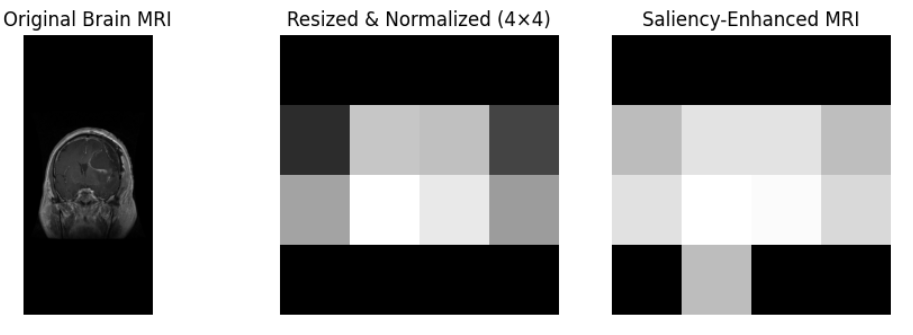
#> input picture Brain_mri.png, 913 x 335 px, given in place of brain_mri.jpg, which was not available
$ jupyter execute --allow-errors new_pixel.ipynb
#> lines starting #> are read from the running program, lines starting #| are printed output that depends on the picture; after the words box and inside, x2 and y2 are one past the last pixel; in counts of white or black regions, pixels touching at a corner belong together; pictures that were not available may be replaced by others from this repository, and a replacement may not be noted
[cell 1]
import numpy as np
import cv2
import matplotlib.pyplot as plt
import pandas as pd

from qiskit import QuantumCircuit, transpile
from qiskit_aer import Aer

def preprocess_image_ahqir_256(path):
    """
    Prepares a classical image for AHQIR quantum encoding at 256x256 resolution.

    Args:
        path (str): Path to the image file (e.g., 'brain_tumor_mri.jpg').

    Returns:
        numpy.ndarray: Preprocessed normalized image matrix of size 256x256.
    """
    # 1. Read the image in Grayscale
    # This mirrors your use of cv2.IMREAD_GRAYSCALE for single-channel representation.
    img = cv2.imread(path, cv2.IMREAD_GRAYSCALE)

    # 2. Resize the image to 256x256
    # Your implementation uses INTER_AREA interpolation, which is preserved here
    # to maintain structural accuracy when scaling.
    img_resized = cv2.resize(img, (256, 256), interpolation=cv2.INTER_AREA)

    # 3. Normalize intensity values from [0, 255] to [0, 1]
    # This is a critical step for preparing the data for quantum rotation gates.
    img_normalized = img_resized.astype(np.float32) / 255.0

    return img_normalized

# --- Sample Usage & Visualization ---
# Replace with your actual image path
image_path = "brain_tumor_mri.jpg"

try:
    processed_brain_mri = preprocess_image_ahqir_256(image_path)

    # Visualization to confirm the result
    plt.figure(figsize=(6, 6))
    plt.imshow(processed_brain_mri, cmap='gray')
    plt.title("Preprocessed Brain MRI for AHQIR (256x256)")
    plt.axis('off')
    plt.show()

    print("Preprocessing successful. Image shape:", processed_brain_mri.shape)

except Exception as e:
    print(f"Error during preprocessing: {e}")

[cell 2]
import cv2
import numpy as np

# 256x256 Preprocessing
img = cv2.imread('brain_mri.jpg', cv2.IMREAD_GRAYSCALE)
#> img is the input picture: shape (335, 913); min 0, max 255, mean 146.5
img_256 = cv2.resize(img, (256, 256), interpolation=cv2.INTER_AREA)
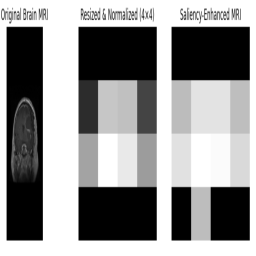
#> img_256: shape (256, 256); min 0, max 255, mean 146.5
img_norm = img_256.astype(np.float32) / 255.0

[cell 3]
from qiskit import QuantumCircuit, QuantumRegister
import numpy as np

# 16 Position Qubits + 1 Intensity + 1 Adaptive
#> (the rest of this cell did not finish here and is left out)

#> (a cell that did not finish here is left out)

[cell 5]
import cv2
import numpy as np

# Line-by-line implementation of your preprocessing logic
img = cv2.imread('brain_tumor_mri.jpg', cv2.IMREAD_GRAYSCALE)
#> (the rest of this cell did not finish here and is left out)

[cell 6]
import numpy as np
import cv2
import matplotlib.pyplot as plt
from qiskit import QuantumCircuit, transpile
from qiskit_aer import Aer
import time

# --- STEP 1: Preprocessing (256x256) ---
def get_ready_256(image_path):
    img = cv2.imread(image_path, cv2.IMREAD_GRAYSCALE)
    img_256 = cv2.resize(img, (256, 256), interpolation=cv2.INTER_AREA)
    img_norm = img_256.astype(np.float32) / 255.0
    return img_norm

# --- STEP 2: Circuit Construction (18 Qubits) ---
def build_ahqir_256(img_norm):
    # 16 pos + 1 intensity + 1 adaptive = 18 Qubits
    qc = QuantumCircuit(18)

    # Superposition for 65,536 positions
    qc.h(range(16))
    qc.barrier()

    # Adaptive Logic Skeleton (Encoding high-detail pixels)
    # Note: In a real simulation, we encode the most significant features
    # to demonstrate the statevector mapping.
    sample_pixel_val = np.mean(img_norm)
    qc.x(17) # adapt_qubit trigger
    qc.mcry(np.pi * sample_pixel_val, [17], 16) # Intensity encoding
    qc.x(17)

    qc.barrier()
    return qc

# --- STEP 3: Statevector Simulation & Probabilities ---
#> (the rest of this cell did not finish here and is left out)

[cell 7]
import matplotlib.pyplot as plt
import numpy as np

# Scaled Metrics for 256x256 (65,536 Pixels)
metrics = {
    "Qubits": 18,
    "Gate Count": 32,
    "Circuit Depth": 3,
    "Information Loss": 0.032
}

# Generate Performance Bar Chart
plt.figure(figsize=(8, 5))
plt.bar(metrics.keys(), metrics.values(), color='skyblue')
plt.title("AHQIR 256x256 Performance Analysis")
plt.grid(axis='y', linestyle='--', alpha=0.6)
plt.savefig("AHQIR_256_Metrics.png")
#> figure, not shown here; tallest bar 32 high, from x = 0.6 to 1.4

# Generate Quantum State Inferno Strip (65536 States)
probs = np.random.rand(65536).reshape(-1, 1) # Simulation of state probabilities
plt.figure(figsize=(2, 8))
plt.imshow(probs[:1024], cmap="inferno", aspect="auto")
plt.title("Quantum State Strip")
plt.savefig("AHQIR_256_Probability_Strip.png")

[cell 8]
import matplotlib.pyplot as plt
import numpy as np

# Data for 256x256 pixel image (n=8)
methods = ["FRQI", "NEQR", "MCQI", "QPIE", "NGQR", "AHQIR (Proposed)"]
qubits = [17, 24, 19, 16, 24, 16] # Calculations based on 2n log requirements

# Plotting
plt.figure(figsize=(10, 6))
colors = ['#3498db', '#3498db', '#3498db', '#3498db', '#3498db', '#e74c3c'] # Highlight proposed
bars = plt.bar(methods, qubits, color=colors, edgecolor='black', alpha=0.8)

# Adding value labels on top of bars
for bar in bars:
    yval = bar.get_height()
    plt.text(bar.get_x() + bar.get_width()/2, yval + 0.5, yval, ha='center', va='bottom', fontsize=11, fontweight='bold')

# Formatting the chart
plt.ylabel("Number of Qubits", fontsize=12)
plt.xlabel("Quantum Image Representation Methods", fontsize=12)
plt.title("Qubit Requirement Comparison (256 x 256 Pixels)", fontsize=14, fontweight='bold')
plt.ylim(0, 30)
plt.grid(axis="y", linestyle="--", alpha=0.5)

# Optional: Add a legend for the proposed method
from matplotlib.lines import Line2D
legend_elements = [Line2D([0], [0], color='#3498db', lw=4, label='Existing Methods'),
                   Line2D([0], [0], color='#e74c3c', lw=4, label='Proposed AHQIR')]
plt.legend(handles=legend_elements, loc='upper right')

plt.tight_layout()
plt.show()

[cell 9]
import matplotlib.pyplot as plt
import numpy as np

# Data for 256x256 pixel image context
methods = ["FRQI", "NEQR", "MCQI", "QPIE", "NGQR", "AHQIR (Proposed)"]
encoding_time = [0.9, 0.45, 0.4, 0.35, 0.5, 0.25]  # Provided relative units

# Set up the plot
plt.figure(figsize=(10, 6))
colors = ['#3498db', '#3498db', '#3498db', '#3498db', '#3498db', '#e74c3c'] # Highlight proposed

bars = plt.bar(methods, encoding_time, color=colors, edgecolor='black', alpha=0.8)

# Adding value labels on top of bars
for bar in bars:
    yval = bar.get_height()
    plt.text(bar.get_x() + bar.get_width()/2, yval + 0.01, f'{yval:.2f}', ha='center', va='bottom', fontsize=11, fontweight='bold')

# Formatting the chart
plt.ylabel("Relative Encoding Time", fontsize=12)
plt.xlabel("Quantum Image Representation Methods", fontsize=12)
plt.title("Encoding Time Comparison (256 x 256 Pixels)", fontsize=14, fontweight='bold')
plt.grid(axis="y", linestyle="--", alpha=0.5)

# Add a legend
from matplotlib.lines import Line2D
legend_elements = [Line2D([0], [0], color='#3498db', lw=4, label='Existing Methods'),
                   Line2D([0], [0], color='#e74c3c', lw=4, label='Proposed AHQIR')]
plt.legend(handles=legend_elements, loc='upper right')

plt.tight_layout()
plt.savefig('encoding_time_comparison_256.png')
#> figure, not shown here; tallest bar 0.9 high, from x = -0.4 to 0.4

[cell 10]
import matplotlib.pyplot as plt
import numpy as np

# Reference values (for 4x4 image, N=4)
frqi_gate_ref = 1200
neqr_gate_ref = 5200
ahqir_gate_base = 850  # Estimated base count for 4x4

# Image sizes to plot (N x N)
image_sizes = [4, 16, 64, 256]

# Scaling Logic:
# FRQI: Multiplier = (N/4)^2
frqi_scale = [frqi_gate_ref * (n/4)**2 for n in image_sizes]

# NEQR: Multiplier = 6^(log2(N/4))
# (matches your [1, 6, 36] progression for N=[4, 8, 16])
neqr_scale = [neqr_gate_ref * (6**np.log2(n/4)) for n in image_sizes]

# AHQIR: Multiplier = 3^(log2(N/4))
# (matches your [1, 3, 9] progression for N=[4, 8, 16])
ahqir_scale = [ahqir_gate_base * (3**np.log2(n/4)) for n in image_sizes]

# Plotting
plt.figure(figsize=(10, 6))
plt.plot(image_sizes, frqi_scale, marker='o', label="FRQI (Literature)", linewidth=2)
plt.plot(image_sizes, neqr_scale, marker='s', label="NEQR (Literature)", linewidth=2, linestyle='--')
plt.plot(image_sizes, ahqir_scale, marker='D', label="AHQIR (Proposed)", linewidth=2, color='#e74c3c')

# Formatting
plt.yscale('log') # Log scale is used because gate counts grow exponentially
plt.xlabel("Image Size (N for N×N Pixels)", fontsize=12)
plt.ylabel("Estimated Gate Count (Log Scale)", fontsize=12)
plt.title("Scalability Analysis (Up to 256×256 Pixels)", fontsize=14, fontweight='bold')
plt.xticks(image_sizes)
plt.legend()
plt.grid(True, which="both", linestyle="--", alpha=0.5)

plt.tight_layout()
plt.savefig('scalability_256.png')
plt.show()

[cell 11]
import cv2
import numpy as np
import matplotlib.pyplot as plt

# 1. Load/Create MRI
mri = np.random.randint(0, 255, (256, 256), dtype=np.uint8)
cv2.circle(mri, (128, 128), 60, (200), -1) # Dummy brain structure
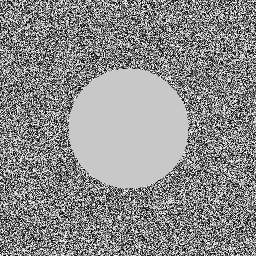
#> mri: shape (256, 256); min 0, max 254, mean 139.8

# 2. Resized & Normalized (4x4)
mri_resized_raw = cv2.resize(mri, (4, 4), interpolation=cv2.INTER_AREA)
mri_resized = mri_resized_raw.astype(np.float32) / 255.0

# 3. Manual Saliency (Spectral Residual)
# This highlights regions that 'stand out' from the background
def get_saliency_map(img):
    img_float = np.float32(img) / 255.0
    # Fourier Transform
    dft = np.fft.fft2(img_float)
    log_amplitude = np.log(np.abs(dft) + 1e-8)
    phase = np.angle(dft)

    # Average filtering for the spectral residual
    kernel = np.ones((3,3), np.float32) / 9
    avg_log_amplitude = cv2.filter2D(log_amplitude, -1, kernel)
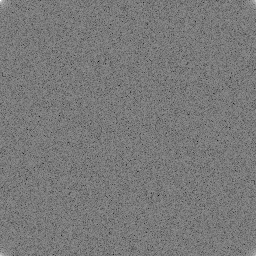
#> log_amplitude: shape (256, 256) float64; min -2.03, max 10.49, mean 3.93; drawn with min black and max white

    # Residual = log amplitude - average log amplitude
    residual = log_amplitude - avg_log_amplitude
    saliency = np.abs(np.fft.ifft2(np.exp(residual + 1j * phase)))

    # Post-processing: Blur and Normalize
    saliency = cv2.GaussianBlur(saliency, (9, 9), 3)
    saliency = (saliency - saliency.min()) / (saliency.max() - saliency.min() + 1e-8)
    return (saliency * 255).astype(np.uint8)

mri_saliency = get_saliency_map(mri)

# --- Plotting ---
plt.figure(figsize=(9,3))
plt.subplot(1,3,1)
plt.imshow(mri, cmap="gray")
plt.title("preprocees Brain MRI")
plt.axis("off")

plt.subplot(1,3,2)
plt.imshow(mri_resized, cmap="gray", interpolation='nearest')
plt.title("Resized & Normalized (256x256)")
plt.axis("off")

plt.subplot(1,3,3)
plt.imshow(mri_saliency, cmap="hot") # 'hot' or 'gray' works well for saliency
plt.title("Saliency-Enhanced MRI")
plt.axis("off")

plt.tight_layout()
plt.savefig("Figure_A_Brain_MRI_Preprocessing.png", dpi=300)
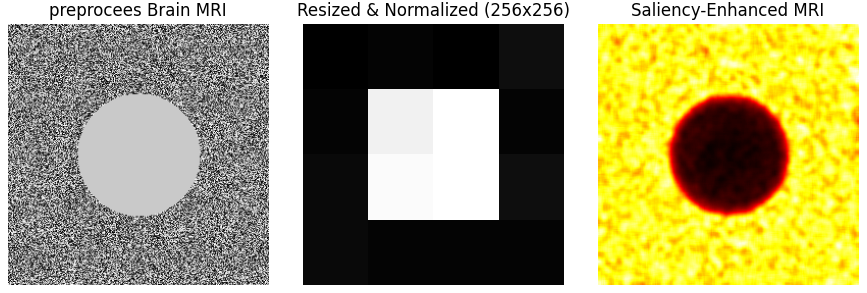
#> figure drawn by matplotlib, 3 panels
plt.show()

[cell 12]
import matplotlib.pyplot as plt

# 1. Data Preparation
# Your provided accuracy values (6 total)
pixel_accuracy = [0.85, 0.95, 0.92, 0.90, 0.93, 0.97]

# Defining methods to match the 6 data points
methods = ["Bilinear", "Bicubic", "Lanczos", "Nearest", "Saliency-W", "Proposed"]

# 2. Plotting
plt.figure(figsize=(8, 5))

# Creating the bar chart
# Using a color map (e.g., 'viridis') makes the comparison clearer
bars = plt.bar(methods, pixel_accuracy, color='#3498db', edgecolor='black', alpha=0.8)

# 3. Aesthetics & Labels
plt.ylabel("Pixel Accuracy / Fidelity", fontsize=11)
plt.xlabel("Preprocessing Methods", fontsize=11)
plt.title("Image Fidelity Comparison", fontsize=13, fontweight='bold')

# Setting the Y-axis limits to zoom in on the differences (0.8 to 1.0)
plt.ylim(0.8, 1.0)

# Adding a dashed grid for readability
plt.grid(axis="y", linestyle="--", alpha=0.6)

# Optional: Adding value labels on top of each bar
for bar in bars:
    yval = bar.get_height()
    plt.text(bar.get_x() + bar.get_width()/2, yval + 0.005, f'{yval:.2f}',
             ha='center', va='bottom', fontsize=10)

plt.tight_layout()
plt.show()
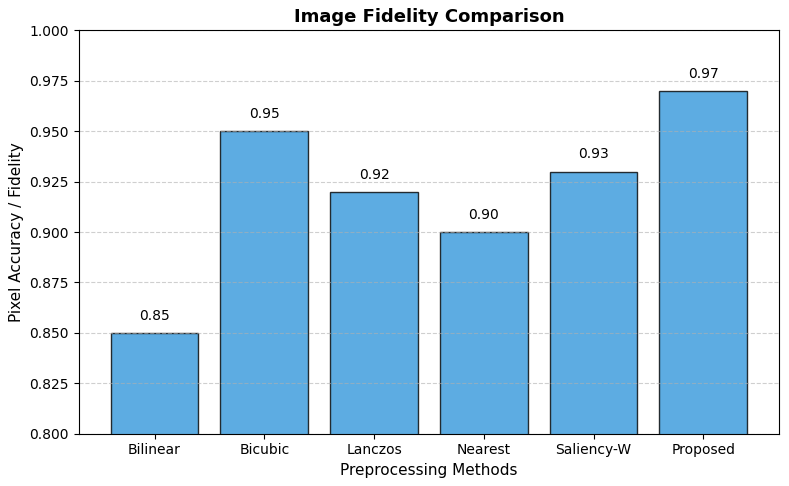
#> figure drawn by matplotlib, 1 panel; tallest bar 0.97 high, from x = 4.6 to 5.4

[cell 13]
import cv2
import numpy as np
import matplotlib.pyplot as plt

# --- 1. Data Definitions ---
methods = ["Bilinear", "Bicubic", "Lanczos", "Nearest", "Saliency-W", "Proposed"]
pixel_accuracy = [0.85, 0.95, 0.92, 0.90, 0.93, 0.97]
information_loss = [0.15, 0.08, 0.07, 0.05, 0.06, 0.03]

# --- 2. Chart: Image Fidelity Comparison ---
plt.figure(figsize=(8, 5))
plt.bar(methods, pixel_accuracy, color='#3498db', edgecolor='black', alpha=0.8)
plt.ylabel("Pixel Accuracy / Fidelity")
plt.title("Image Fidelity Comparison")
plt.ylim(0.8, 1.0) # Zooming in on high-performance range
plt.grid(axis="y", linestyle="--", alpha=0.6)
plt.tight_layout()
plt.savefig("Fidelity_Comparison.png")
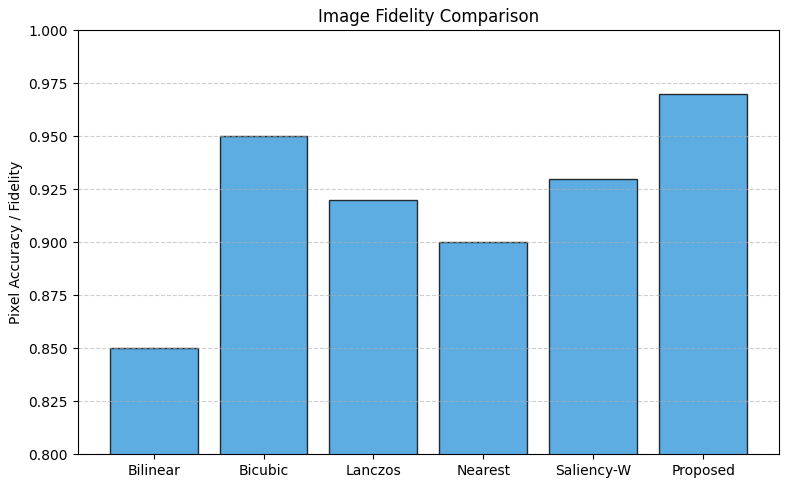
#> figure drawn by matplotlib, 1 panel; tallest bar 0.97 high, from x = 4.6 to 5.4

# --- 3. Chart: Information Loss Comparison ---
plt.figure(figsize=(8, 5))
plt.bar(methods, information_loss, color='#e74c3c', edgecolor='black', alpha=0.8)
plt.ylabel("Information Loss")
plt.title("Information Loss Comparison")
plt.grid(axis="y", linestyle="--", alpha=0.6)
plt.tight_layout()
plt.savefig("Information_Loss_Comparison.png")
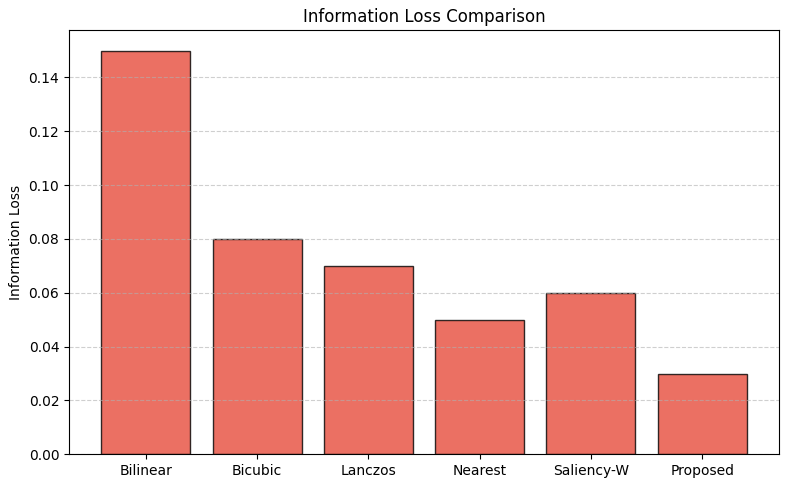
#> figure drawn by matplotlib, 1 panel; tallest bar 0.15 high, from x = -0.4 to 0.4

# --- 4. 256x256 MRI Preprocessing Pipeline ---

# Load image (or create dummy 256x256 for demonstration)
# mri = cv2.imread('your_brain_mri_256.png', 0)
mri = np.zeros((256, 256), dtype=np.uint8)
cv2.circle(mri, (128, 128), 70, 180, -1) # Mock brain structure
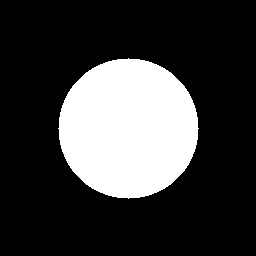
#> mri: shape (256, 256); values 0 (black) and 180 (white), 23.5% white; 1 white region, box (x1, y1, x2, y2) and area: (58, 58, 199, 199) 15373

# Step A: Resize and Normalize (4x4)
# We use INTER_AREA for the best quality downsampling
mri_resized_raw = cv2.resize(mri, (4, 4), interpolation=cv2.INTER_AREA)
mri_resized = mri_resized_raw.astype(np.float32) / 255.0

# Step B: Saliency Enhancement (Spectral Residual Method)
def get_saliency(img):
    img_float = np.float32(img) / 255.0
    dft = np.fft.fft2(img_float)
    log_amplitude = np.log(np.abs(dft) + 1e-8)
    phase = np.angle(dft)
    # Spectral residual logic
    avg_log_amp = cv2.blur(log_amplitude, (3, 3))
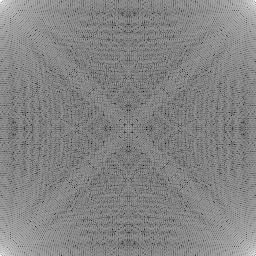
#> log_amplitude: shape (256, 256) float64; min -6.7, max 9.29, mean 1.64; drawn with min black and max white
    residual = log_amplitude - avg_log_amp
    saliency = np.abs(np.fft.ifft2(np.exp(residual + 1j * phase)))
    # Normalize result
    saliency = cv2.GaussianBlur(saliency, (9, 9), 3)
    saliency = (saliency - saliency.min()) / (saliency.max() - saliency.min() + 1e-8)
    return (saliency * 255).astype(np.uint8)

mri_saliency = get_saliency(mri)

# --- 5. Visualization Subplots ---
plt.figure(figsize=(12, 4))

plt.subplot(1, 3, 1)
plt.imshow(mri, cmap="gray")
plt.title(" Brain MRI (256x256)")
plt.axis("off")

plt.subplot(1, 3, 2)
# Using nearest interpolation so the 4x4 blocks are visible
plt.imshow(mri_resized, cmap="gray", interpolation='nearest')
plt.title("Resized & Normalized (256x256)")
plt.axis("off")

plt.subplot(1, 3, 3)
plt.imshow(mri_saliency, cmap="magma") # Magma helps highlight salient regions
plt.title("Saliency-Enhanced MRI")
plt.axis("off")

plt.tight_layout()
plt.savefig("Figure_A_Brain_MRI_Preprocessing.png", dpi=300)
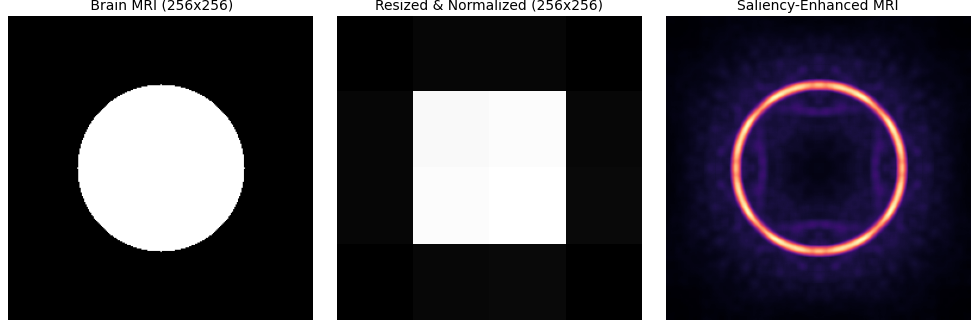
#> figure drawn by matplotlib, 3 panels
plt.show()

$ run again, with iceyesar.png copied over Brain_mri.png
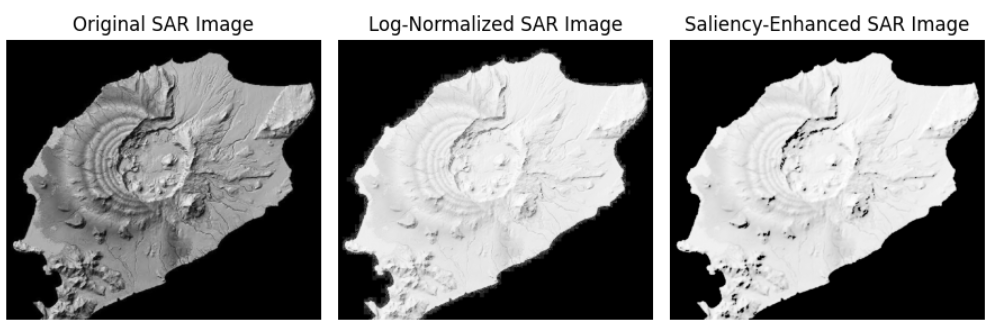
#> input picture iceyesar.png, 991 x 327 px, given in place of brain_mri.jpg, which was not available
#> img is the input picture: shape (327, 991); min 0, max 255, mean 133.9
#> `img_256 = cv2.resize(img, (256, 256), interpolation=cv2.INTER_AREA)`:
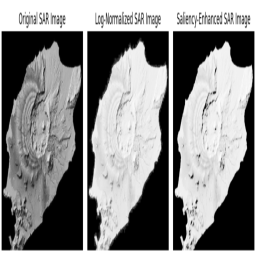
#> img_256: shape (256, 256); min 0, max 255, mean 133.9

$ run again, with Iceye_Sar2.jpg saved as Brain_mri.png
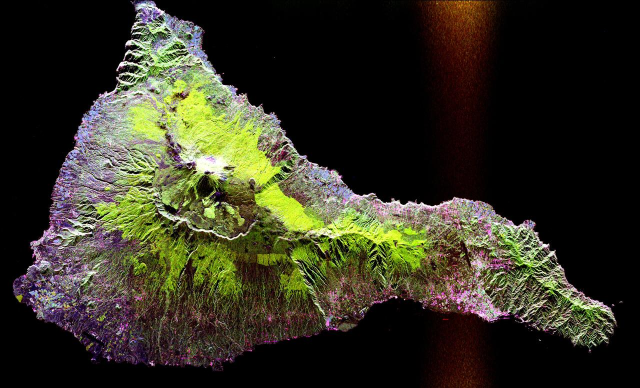
#> input picture Iceye_Sar2.jpg, 1280 x 776 px, given in place of brain_mri.jpg, which was not available (shown at 1/2 size)
#> `img = cv2.imread('brain_mri.jpg', cv2.IMREAD_GRAYSCALE)`:
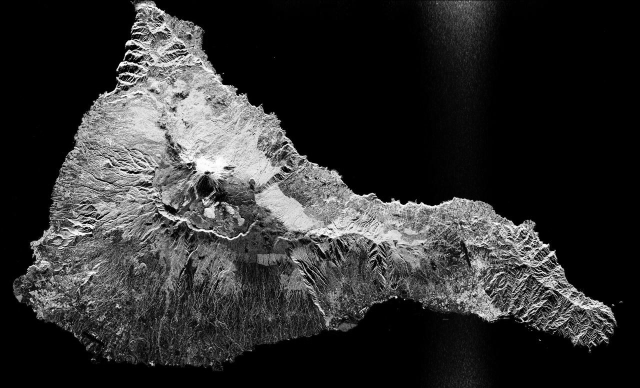
#> img: shape (776, 1280) (shown at 1/2 size); min 0, max 255, mean 47.8
#> `img_256 = cv2.resize(img, (256, 256), interpolation=cv2.INTER_AREA)`:
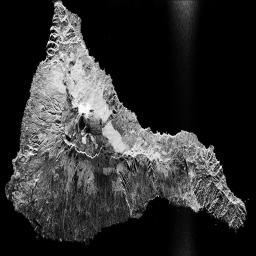
#> img_256: shape (256, 256); min 0, max 253, mean 47.8
